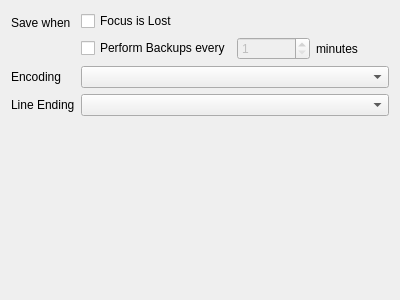
<?xml version="1.0" encoding="UTF-8"?>
<ui version="4.0">
 <class>FileManagerDialog</class>
 <widget class="QDialog" name="FileManagerDialog">
  <property name="geometry">
   <rect>
    <x>0</x>
    <y>0</y>
    <width>400</width>
    <height>300</height>
   </rect>
  </property>
  <property name="windowTitle">
   <string>File Manager</string>
  </property>
  <property name="windowIcon">
   <iconset resource="../../resources.qrc">
    <normaloff>:/icons/actions/document-save.png</normaloff>:/icons/actions/document-save.png</iconset>
  </property>
  <layout class="QFormLayout" name="formLayout">
   <item row="0" column="0">
    <widget class="QLabel" name="label">
     <property name="text">
      <string>Save when</string>
     </property>
    </widget>
   </item>
   <item row="0" column="1">
    <layout class="QVBoxLayout" name="verticalLayout">
     <item>
      <widget class="QCheckBox" name="checkBoxSaveWhenFocusIsLost">
       <property name="text">
        <string>Focus is Lost</string>
       </property>
      </widget>
     </item>
     <item>
      <layout class="QHBoxLayout" name="horizontalLayout">
       <item>
        <widget class="QCheckBox" name="checkBoxSaveEvery">
         <property name="text">
          <string>Perform Backups every</string>
         </property>
        </widget>
       </item>
       <item>
        <widget class="QSpinBox" name="spinBoxSavePeriod">
         <property name="enabled">
          <bool>false</bool>
         </property>
         <property name="minimum">
          <number>1</number>
         </property>
         <property name="maximum">
          <number>120</number>
         </property>
        </widget>
       </item>
       <item>
        <widget class="QLabel" name="label_2">
         <property name="text">
          <string>minutes</string>
         </property>
        </widget>
       </item>
      </layout>
     </item>
    </layout>
   </item>
   <item row="1" column="0">
    <widget class="QLabel" name="label_3">
     <property name="text">
      <string>Encoding</string>
     </property>
    </widget>
   </item>
   <item row="1" column="1">
    <widget class="QComboBox" name="comboBoxEncoding"/>
   </item>
   <item row="2" column="0">
    <widget class="QLabel" name="label_4">
     <property name="text">
      <string>Line Ending</string>
     </property>
    </widget>
   </item>
   <item row="2" column="1">
    <widget class="QComboBox" name="comboBoxLineEnding"/>
   </item>
  </layout>
 </widget>
 <resources>
  <include location="../../resources.qrc"/>
 </resources>
 <connections>
  <connection>
   <sender>checkBoxSaveEvery</sender>
   <signal>toggled(bool)</signal>
   <receiver>spinBoxSavePeriod</receiver>
   <slot>setEnabled(bool)</slot>
   <hints>
    <hint type="sourcelabel">
     <x>228</x>
     <y>77</y>
    </hint>
    <hint type="destinationlabel">
     <x>321</x>
     <y>73</y>
    </hint>
   </hints>
  </connection>
 </connections>
</ui>
